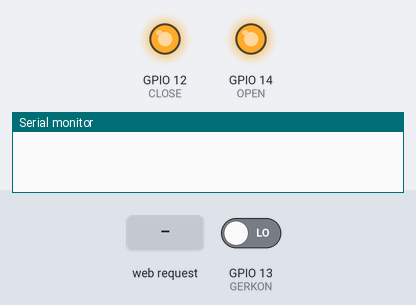
The sketch below on a simulated ESP8266 (NodeMCU). On the bench: output pins drawn as LEDs (lit = HIGH), the last lines printed to the serial monitor. The test bench sets the inputs (shaded band); at power-on: GPIO 13 (GERKON) LOW.

Above: at 1.2 s.
1.3 s: HTTP request GET /gpio/0 received
At 1.8 s:
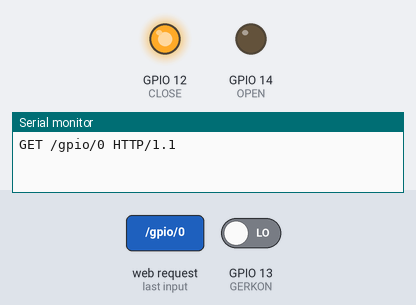
2.8 s: HTTP request GET /gpio/1 received
At 5.3 s:
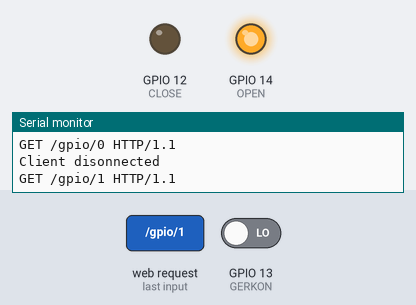
Timing chart, 0 to 8.8 s (numbered marks = the images above; inputs shaded):
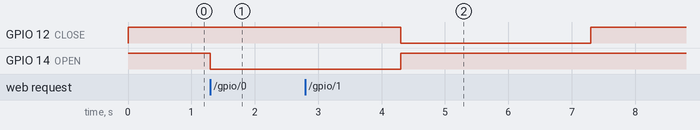

The sketch:

WifiGardinen.ino
```cpp
#include <ESP8266WiFi.h>

//////////////////////
// WiFi Definitions //
//////////////////////
const char WiFiAPPSK[] = "sparkfun";

/////////////////////
// Pin Definitions //
/////////////////////
const int OPEN = 14; // Открытие
const int CLOSE = 12; // Закрытие
const int GERKON = 13; // Digital pin to be read
  int closed;// Флаги закрытия/открытия. 1 - истина.
int opened;//

WiFiServer server(80);

void setup()
{
  closed = 1;
  opened = 1;
  initHardware();
  setupWiFi();
  server.begin();

}

void loop()
{
  String s = " ";
  // Check if a client has connected
  WiFiClient client = server.available();
  if (!client) {
    return;
  }

  // Read the first line of the request
  String req = client.readStringUntil('\r');
  Serial.println(req);
  client.flush();

  // Match the request
  if (req.indexOf("/gpio/0") != -1 and closed == 1 ) // открываем штору  and openclosed == 0
    {
    digitalWrite(OPEN, 0);                                // включаем реле открытия
    delay(3000);                                       // Расчётное время открытия штор
    digitalWrite(OPEN, 1);                                // выключаем реле открытия
    opened = 1;
    closed = 0;
    client.flush();}
  else if (req.indexOf("/gpio/1") != -1 and opened == 1 ) // закрываем штору  and openclosed == 1
    {
    digitalWrite(CLOSE, 0);
    delay(3000);                                       // Расчётное время открытия штор
    digitalWrite(CLOSE, 1);
    opened = 0;
    closed = 1;
    client.flush();}
  else if (req.indexOf("/main") != -1){
  // Prepare the response. Start with the common header:
  s = "HTTP/1.1 200 OK\r\n";
  s += "Content-Type: text/html\r\n\r\n";
  s += "<!DOCTYPE HTML>\r\n<html>\r\n";
  s += "Состояние штор: ";
    if (closed){
       s += "Шторы закрыты";
     }
    else if(opened){
       s += "Шторы открыты";
     }
  }
  else
  {
    s += "Неправильный запрос!<br> Открыть шторы /gpio/0 <br> Закрыть шторы /gpio/1";
      client.stop();
    return;
  }
  s += "</html>\n";

  // Send the response to the client
  client.print(s);
  delay(1);
  Serial.println("Client disonnected");
 client.flush();
  // The client will actually be disconnected
  // when the function returns and 'client' object is detroyed
}


void setupWiFi()
{
  WiFi.mode(WIFI_AP);

  // Do a little work to get a unique-ish name. Append the
  // last two bytes of the MAC (HEX'd) to "Thing-":
  uint8_t mac[WL_MAC_ADDR_LENGTH];
  WiFi.softAPmacAddress(mac);
  String macID = String(mac[WL_MAC_ADDR_LENGTH - 2], HEX) +
                 String(mac[WL_MAC_ADDR_LENGTH - 1], HEX);
  macID.toUpperCase();
  String AP_NameString = "Shtori " + macID;

  char AP_NameChar[AP_NameString.length() + 1];
  memset(AP_NameChar, 0, AP_NameString.length() + 1);

  for (int i=0; i<AP_NameString.length(); i++)
    AP_NameChar[i] = AP_NameString.charAt(i);

  WiFi.softAP(AP_NameChar, WiFiAPPSK);
}

void initHardware()
{
  Serial.begin(115200);
  pinMode(GERKON, INPUT);
  pinMode(OPEN, OUTPUT);
  pinMode(CLOSE, OUTPUT);
  digitalWrite(OPEN, 1);
  digitalWrite(CLOSE, 1);
  digitalWrite(GERKON, HIGH);
  int openclosed = digitalRead(GERKON); // проверяем открыты или закрыты шторы. Если геркон разомкнут - выводится "1", если замкнут - выводится "0".

  // Don't need to set ANALOG_PIN as input,
  // that's all it can be.
}
```

Measured:
- after the input at 1.3 s, GPIO 14 (OPEN): HIGH → LOW at once
- after the input at 2.8 s, GPIO 12 (CLOSE): HIGH → LOW after 1.5 s, → HIGH 3.0 s later
